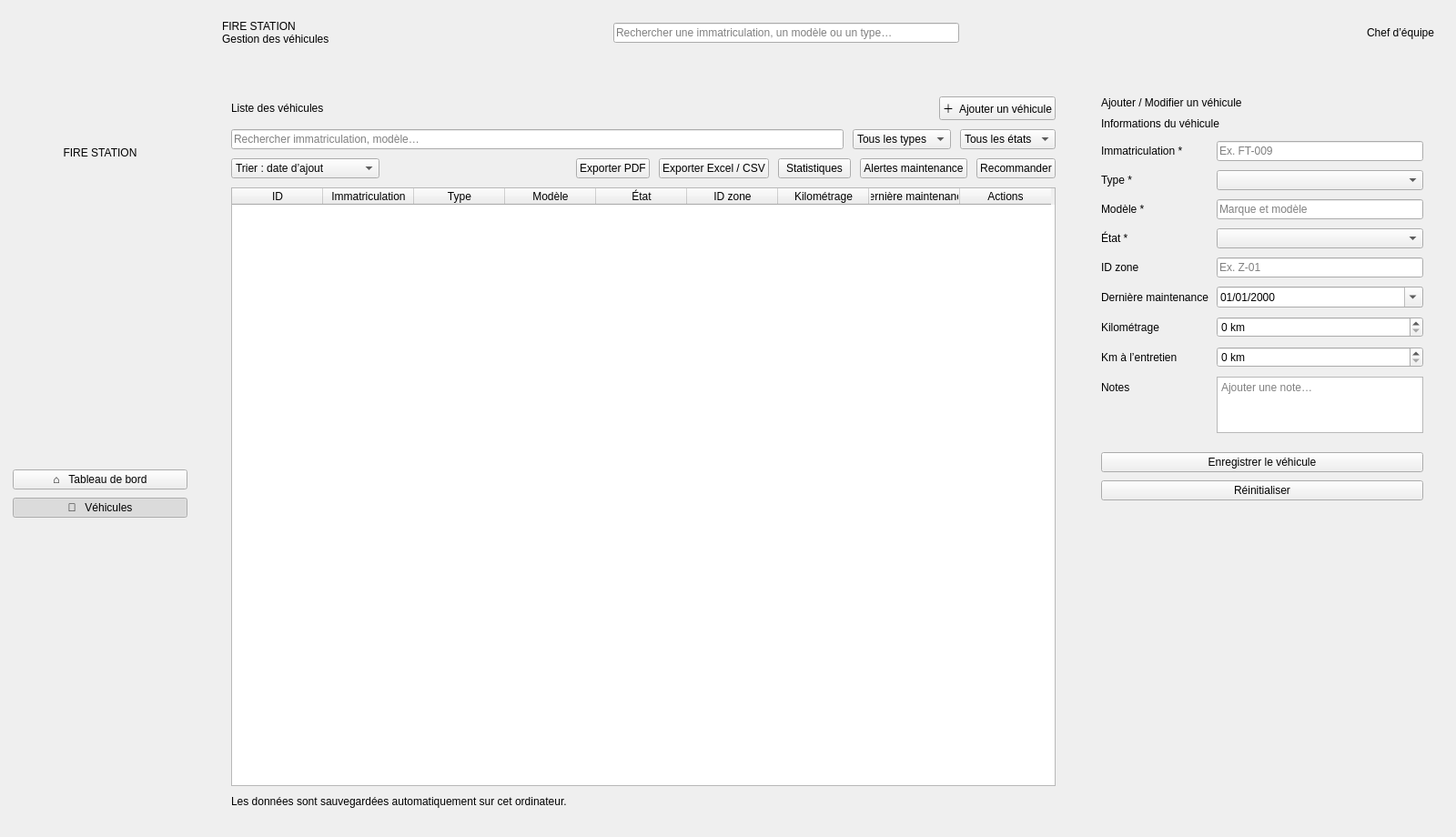
<?xml version="1.0" encoding="UTF-8"?>
<ui version="4.0">
 <class>MainWindow</class>
 <widget class="QMainWindow" name="MainWindow">
  <property name="geometry"><rect><x>0</x><y>0</y><width>1600</width><height>920</height></rect></property>
  <property name="minimumSize"><size><width>1180</width><height>720</height></size></property>
  <property name="windowTitle"><string>Fire Station — Gestion des véhicules</string></property>
  <widget class="QWidget" name="centralwidget">
   <layout class="QHBoxLayout" name="rootLayout"><property name="spacing"><number>0</number></property><property name="leftMargin"><number>0</number></property><property name="topMargin"><number>0</number></property><property name="rightMargin"><number>0</number></property><property name="bottomMargin"><number>0</number></property>
    <item>
     <widget class="QFrame" name="sidebar">
      <property name="minimumSize"><size><width>220</width><height>0</height></size></property><property name="maximumSize"><size><width>220</width><height>16777215</height></size></property>
      <layout class="QVBoxLayout" name="sidebarLayout"><property name="leftMargin"><number>14</number></property><property name="topMargin"><number>20</number></property><property name="rightMargin"><number>14</number></property><property name="bottomMargin"><number>20</number></property><property name="spacing"><number>9</number></property>
       <item alignment="Qt::AlignHCenter"><widget class="QLabel" name="logoLabel"><property name="minimumSize"><size><width>132</width><height>132</height></size></property><property name="maximumSize"><size><width>132</width><height>132</height></size></property><property name="pixmap"><pixmap resource="vehicle_resources.qrc">:/images/logo.png</pixmap></property><property name="scaledContents"><bool>true</bool></property><property name="alignment"><set>Qt::AlignCenter</set></property></widget></item>
       <item><widget class="QLabel" name="brandLabel"><property name="text"><string>FIRE STATION</string></property><property name="alignment"><set>Qt::AlignCenter</set></property></widget></item>
       <item><spacer name="brandSpacer"><property name="orientation"><enum>Qt::Orientation::Vertical</enum></property><property name="sizeHint" stdset="0"><size><width>20</width><height>20</height></size></property></spacer></item>
       <item><widget class="QPushButton" name="dashboardButton"><property name="text"><string>⌂   Tableau de bord</string></property><property name="checkable"><bool>true</bool></property></widget></item>
       <item><widget class="QPushButton" name="vehiclesButton"><property name="text"><string>🚒   Véhicules</string></property><property name="checkable"><bool>true</bool></property><property name="checked"><bool>true</bool></property></widget></item>
       <item><spacer name="sidebarStretch"><property name="orientation"><enum>Qt::Orientation::Vertical</enum></property><property name="sizeHint" stdset="0"><size><width>20</width><height>40</height></size></property></spacer></item>
      </layout>
     </widget>
    </item>
    <item>
     <layout class="QVBoxLayout" name="contentLayout"><property name="spacing"><number>0</number></property><property name="leftMargin"><number>0</number></property><property name="topMargin"><number>0</number></property><property name="rightMargin"><number>0</number></property><property name="bottomMargin"><number>0</number></property>
      <item><widget class="QFrame" name="topbar"><property name="minimumSize"><size><width>0</width><height>72</height></size></property><property name="maximumSize"><size><width>16777215</width><height>72</height></size></property><layout class="QHBoxLayout" name="topbarLayout"><property name="leftMargin"><number>24</number></property><property name="topMargin"><number>10</number></property><property name="rightMargin"><number>24</number></property><property name="bottomMargin"><number>10</number></property>
       <item><widget class="QLabel" name="topTitle"><property name="text"><string>FIRE STATION
Gestion des véhicules</string></property></widget></item>
       <item><spacer name="topSpacer"><property name="orientation"><enum>Qt::Orientation::Horizontal</enum></property><property name="sizeHint" stdset="0"><size><width>40</width><height>20</height></size></property></spacer></item>
       <item><widget class="QLineEdit" name="globalSearch"><property name="minimumSize"><size><width>380</width><height>0</height></size></property><property name="placeholderText"><string>Rechercher une immatriculation, un modèle ou un type…</string></property></widget></item>
       <item><spacer name="topSpacer2"><property name="orientation"><enum>Qt::Orientation::Horizontal</enum></property><property name="sizeHint" stdset="0"><size><width>22</width><height>20</height></size></property></spacer></item>
       <item><widget class="QToolButton" name="notificationsButton"><property name="minimumSize"><size><width>42</width><height>42</height></size></property><property name="toolTip"><string>Alertes de maintenance</string></property><property name="icon"><iconset resource="vehicle_resources.qrc">:/icons/bell_badge.svg</iconset></property><property name="iconSize"><size><width>28</width><height>28</height></size></property><property name="autoRaise"><bool>true</bool></property></widget></item>
       <item><widget class="QToolButton" name="calendarButton"><property name="minimumSize"><size><width>42</width><height>42</height></size></property><property name="toolTip"><string>Voir les véhicules à entretenir</string></property><property name="icon"><iconset resource="vehicle_resources.qrc">:/icons/calendar.png</iconset></property><property name="iconSize"><size><width>24</width><height>24</height></size></property><property name="autoRaise"><bool>true</bool></property></widget></item>
       <item><widget class="QLabel" name="avatarLabel"><property name="minimumSize"><size><width>34</width><height>34</height></size></property><property name="maximumSize"><size><width>34</width><height>34</height></size></property><property name="pixmap"><pixmap resource="vehicle_resources.qrc">:/icons/avatar.png</pixmap></property><property name="scaledContents"><bool>true</bool></property></widget></item>
       <item><widget class="QLabel" name="profileLabel"><property name="text"><string>Chef d’équipe</string></property></widget></item>
      </layout></widget></item>
      <item><widget class="QStackedWidget" name="stackedWidget"><property name="currentIndex"><number>1</number></property>
       <widget class="QWidget" name="dashboardPage"><layout class="QVBoxLayout" name="dashboardLayout"><property name="leftMargin"><number>24</number></property><property name="topMargin"><number>24</number></property><property name="rightMargin"><number>24</number></property><property name="bottomMargin"><number>24</number></property>
        <item><widget class="QLabel" name="dashboardHeading"><property name="text"><string>Tableau de bord</string></property></widget></item>
        <item><widget class="QLabel" name="dashboardSubtitle"><property name="text"><string>Vue d’ensemble de la flotte de véhicules</string></property></widget></item>
        <item><layout class="QHBoxLayout" name="summaryCards"><item><widget class="QFrame" name="totalCard"><layout class="QVBoxLayout" name="totalCardLayout"><item><widget class="QLabel" name="totalCaption"><property name="text"><string>Véhicules enregistrés</string></property></widget></item><item><widget class="QLabel" name="totalValue"><property name="text"><string>0</string></property></widget></item></layout></widget></item><item><widget class="QFrame" name="availableCard"><layout class="QVBoxLayout" name="availableCardLayout"><item><widget class="QLabel" name="availableCaption"><property name="text"><string>Disponibles</string></property></widget></item><item><widget class="QLabel" name="availableValue"><property name="text"><string>0</string></property></widget></item></layout></widget></item><item><widget class="QFrame" name="maintenanceCard"><layout class="QVBoxLayout" name="maintenanceCardLayout"><item><widget class="QLabel" name="maintenanceCaption"><property name="text"><string>À contrôler</string></property></widget></item><item><widget class="QLabel" name="maintenanceValue"><property name="text"><string>0</string></property></widget></item></layout></widget></item></layout></item>
        <item><widget class="QPushButton" name="dashboardVehiclesButton"><property name="text"><string>Ouvrir la gestion des véhicules</string></property></widget></item>
        <item><spacer name="dashboardStretch"><property name="orientation"><enum>Qt::Orientation::Vertical</enum></property><property name="sizeHint" stdset="0"><size><width>20</width><height>40</height></size></property></spacer></item>
       </layout></widget>
       <widget class="QWidget" name="vehiclesPage"><layout class="QHBoxLayout" name="vehiclesLayout"><property name="leftMargin"><number>18</number></property><property name="topMargin"><number>18</number></property><property name="rightMargin"><number>18</number></property><property name="bottomMargin"><number>18</number></property><property name="spacing"><number>16</number></property>
        <item><widget class="QFrame" name="listCard"><layout class="QVBoxLayout" name="listLayout"><property name="leftMargin"><number>16</number></property><property name="topMargin"><number>16</number></property><property name="rightMargin"><number>16</number></property><property name="bottomMargin"><number>14</number></property><property name="spacing"><number>10</number></property>
         <item><layout class="QHBoxLayout" name="listHeading"><item><widget class="QLabel" name="listTitle"><property name="text"><string>Liste des véhicules</string></property></widget></item><item><spacer name="headingSpacer"><property name="orientation"><enum>Qt::Orientation::Horizontal</enum></property><property name="sizeHint" stdset="0"><size><width>30</width><height>20</height></size></property></spacer></item><item><widget class="QPushButton" name="addVehicleButton"><property name="text"><string>＋  Ajouter un véhicule</string></property></widget></item></layout></item>
         <item><layout class="QHBoxLayout" name="filterLayout"><item><widget class="QLineEdit" name="searchEdit"><property name="placeholderText"><string>Rechercher immatriculation, modèle…</string></property></widget></item><item><widget class="QComboBox" name="typeFilter"><item><property name="text"><string>Tous les types</string></property></item></widget></item><item><widget class="QComboBox" name="statusFilter"><item><property name="text"><string>Tous les états</string></property></item></widget></item></layout></item>
         <item><layout class="QHBoxLayout" name="toolsLayout"><item><widget class="QComboBox" name="sortCombo"><item><property name="text"><string>Trier : date d’ajout</string></property></item><item><property name="text"><string>Kilométrage croissant</string></property></item><item><property name="text"><string>Kilométrage décroissant</string></property></item><item><property name="text"><string>État</string></property></item><item><property name="text"><string>Immatriculation</string></property></item></widget></item><item><spacer name="toolsSpacer"><property name="orientation"><enum>Qt::Orientation::Horizontal</enum></property><property name="sizeHint" stdset="0"><size><width>20</width><height>20</height></size></property></spacer></item><item><widget class="QPushButton" name="exportPdfButton"><property name="text"><string>Exporter PDF</string></property></widget></item><item><widget class="QPushButton" name="exportCsvButton"><property name="text"><string>Exporter Excel / CSV</string></property></widget></item><item><widget class="QPushButton" name="statisticsButton"><property name="text"><string>Statistiques</string></property></widget></item><item><widget class="QPushButton" name="maintenanceAlertsButton"><property name="text"><string>Alertes maintenance</string></property></widget></item><item><widget class="QPushButton" name="recommendButton"><property name="text"><string>Recommander</string></property></widget></item></layout></item>
         <item><widget class="QTableWidget" name="vehicleTable"><property name="columnCount"><number>9</number></property><property name="rowCount"><number>0</number></property><column><property name="text"><string>ID</string></property></column><column><property name="text"><string>Immatriculation</string></property></column><column><property name="text"><string>Type</string></property></column><column><property name="text"><string>Modèle</string></property></column><column><property name="text"><string>État</string></property></column><column><property name="text"><string>ID zone</string></property></column><column><property name="text"><string>Kilométrage</string></property></column><column><property name="text"><string>Dernière maintenance</string></property></column><column><property name="text"><string>Actions</string></property></column></widget></item>
         <item><widget class="QLabel" name="storageHint"><property name="text"><string>Les données sont sauvegardées automatiquement sur cet ordinateur.</string></property></widget></item>
        </layout></widget></item>
        <item><widget class="QFrame" name="formCard"><property name="minimumSize"><size><width>330</width><height>0</height></size></property><property name="maximumSize"><size><width>390</width><height>16777215</height></size></property><layout class="QVBoxLayout" name="formLayout"><property name="leftMargin"><number>18</number></property><property name="topMargin"><number>16</number></property><property name="rightMargin"><number>18</number></property><property name="bottomMargin"><number>16</number></property><property name="spacing"><number>9</number></property>
         <item><widget class="QLabel" name="formTitle"><property name="text"><string>Ajouter / Modifier un véhicule</string></property></widget></item><item><widget class="QLabel" name="formSubtitle"><property name="text"><string>Informations du véhicule</string></property></widget></item>
         <item><layout class="QFormLayout" name="vehicleForm"><property name="verticalSpacing"><number>7</number></property><item row="0" column="0"><widget class="QLabel" name="plateLabel"><property name="text"><string>Immatriculation *</string></property></widget></item><item row="0" column="1"><widget class="QLineEdit" name="plate"><property name="placeholderText"><string>Ex. FT-009</string></property></widget></item><item row="1" column="0"><widget class="QLabel" name="typeLabel"><property name="text"><string>Type *</string></property></widget></item><item row="1" column="1"><widget class="QComboBox" name="type"/></item><item row="2" column="0"><widget class="QLabel" name="modelLabel"><property name="text"><string>Modèle *</string></property></widget></item><item row="2" column="1"><widget class="QLineEdit" name="model"><property name="placeholderText"><string>Marque et modèle</string></property></widget></item><item row="3" column="0"><widget class="QLabel" name="statusLabel"><property name="text"><string>État *</string></property></widget></item><item row="3" column="1"><widget class="QComboBox" name="status"/></item><item row="4" column="0"><widget class="QLabel" name="zoneLabel"><property name="text"><string>ID zone</string></property></widget></item><item row="4" column="1"><widget class="QLineEdit" name="zone"><property name="placeholderText"><string>Ex. Z-01</string></property></widget></item><item row="5" column="0"><widget class="QLabel" name="dateLabel"><property name="text"><string>Dernière maintenance</string></property></widget></item><item row="5" column="1"><widget class="QDateEdit" name="maintenanceDate"><property name="calendarPopup"><bool>true</bool></property><property name="displayFormat"><string>dd/MM/yyyy</string></property></widget></item><item row="6" column="0"><widget class="QLabel" name="mileageLabel"><property name="text"><string>Kilométrage</string></property></widget></item><item row="6" column="1"><widget class="QSpinBox" name="mileage"><property name="maximum"><number>2000000</number></property><property name="suffix"><string> km</string></property></widget></item><item row="7" column="0"><widget class="QLabel" name="maintenanceMileageLabel"><property name="text"><string>Km à l’entretien</string></property></widget></item><item row="7" column="1"><widget class="QSpinBox" name="maintenanceMileage"><property name="maximum"><number>2000000</number></property><property name="suffix"><string> km</string></property></widget></item><item row="8" column="0"><widget class="QLabel" name="notesLabel"><property name="text"><string>Notes</string></property></widget></item><item row="8" column="1"><widget class="QTextEdit" name="notes"><property name="maximumSize"><size><width>16777215</width><height>62</height></size></property><property name="placeholderText"><string>Ajouter une note…</string></property></widget></item></layout></item>
         <item><widget class="QPushButton" name="saveVehicle"><property name="text"><string>Enregistrer le véhicule</string></property></widget></item><item><widget class="QPushButton" name="resetVehicle"><property name="text"><string>Réinitialiser</string></property></widget></item><item><spacer name="formStretch"><property name="orientation"><enum>Qt::Orientation::Vertical</enum></property><property name="sizeHint" stdset="0"><size><width>20</width><height>30</height></size></property></spacer></item>
        </layout></widget></item>
       </layout></widget>
      </widget></item>
     </layout>
    </item>
   </layout>
  </widget>
 </widget>
 <resources><include location="vehicle_resources.qrc"/></resources>
 <connections/>
</ui>
